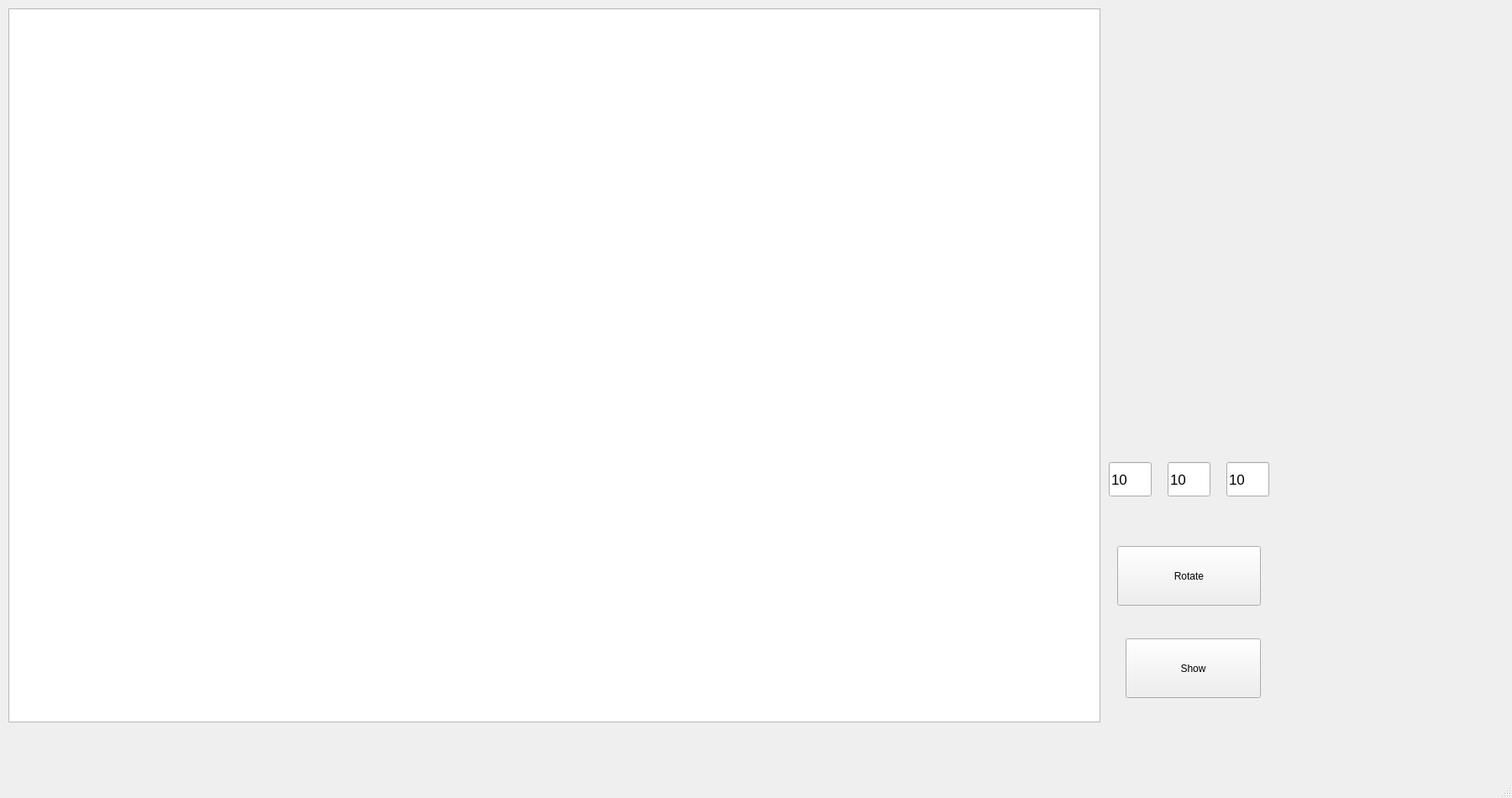
<?xml version="1.0" encoding="UTF-8"?>
<ui version="4.0">
 <class>MainWindow</class>
 <widget class="QMainWindow" name="MainWindow">
  <property name="geometry">
   <rect>
    <x>0</x>
    <y>0</y>
    <width>1800</width>
    <height>950</height>
   </rect>
  </property>
  <property name="windowTitle">
   <string>MainWindow</string>
  </property>
  <widget class="QWidget" name="centralwidget">
   <widget class="QGraphicsView" name="graphicsView">
    <property name="geometry">
     <rect>
      <x>10</x>
      <y>10</y>
      <width>1300</width>
      <height>850</height>
     </rect>
    </property>
   </widget>
   <widget class="QPushButton" name="Show_button">
    <property name="geometry">
     <rect>
      <x>1340</x>
      <y>760</y>
      <width>161</width>
      <height>71</height>
     </rect>
    </property>
    <property name="text">
     <string>Show</string>
    </property>
   </widget>
   <widget class="QPushButton" name="Rotate_button">
    <property name="geometry">
     <rect>
      <x>1330</x>
      <y>650</y>
      <width>171</width>
      <height>71</height>
     </rect>
    </property>
    <property name="text">
     <string>Rotate</string>
    </property>
   </widget>
   <widget class="QLineEdit" name="x_rotate">
    <property name="geometry">
     <rect>
      <x>1320</x>
      <y>550</y>
      <width>51</width>
      <height>41</height>
     </rect>
    </property>
    <property name="font">
     <font>
      <pointsize>13</pointsize>
     </font>
    </property>
    <property name="text">
     <string>10</string>
    </property>
   </widget>
   <widget class="QLineEdit" name="y_rotate">
    <property name="geometry">
     <rect>
      <x>1390</x>
      <y>550</y>
      <width>51</width>
      <height>41</height>
     </rect>
    </property>
    <property name="font">
     <font>
      <pointsize>13</pointsize>
     </font>
    </property>
    <property name="text">
     <string>10</string>
    </property>
   </widget>
   <widget class="QLineEdit" name="z_rotate">
    <property name="geometry">
     <rect>
      <x>1460</x>
      <y>550</y>
      <width>51</width>
      <height>41</height>
     </rect>
    </property>
    <property name="font">
     <font>
      <pointsize>13</pointsize>
     </font>
    </property>
    <property name="text">
     <string>10</string>
    </property>
   </widget>
  </widget>
  <widget class="QMenuBar" name="menubar">
   <property name="geometry">
    <rect>
     <x>0</x>
     <y>0</y>
     <width>1800</width>
     <height>18</height>
    </rect>
   </property>
  </widget>
  <widget class="QStatusBar" name="statusbar"/>
 </widget>
 <resources/>
 <connections/>
</ui>
